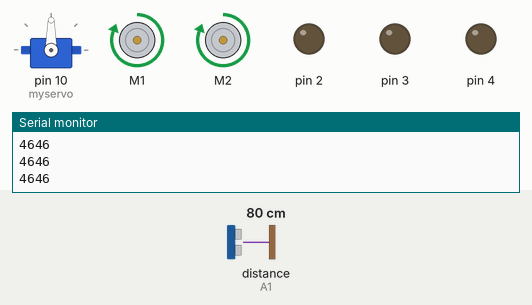
Recording of a sketch running on a simulated Arduino Uno, built with avr-gcc and run on an emulated ATmega328P. On the bench: servo, 2 × DC motor (green arrow = forward, orange = backward, longer = faster), output pins drawn as LEDs (lit = HIGH), the last lines printed to the serial monitor. Wiring (inferred from the names in the program): ultrasonic range finder: trigger A0; echo A1. The inputs (shaded band) are chosen by the test bench; at power-on: distance to the obstacle (sensor on A1) 80 cm. The echo pulse lasts 58.3 µs per cm; pins used as bus, display or sensor lines are not drawn.

Above: at 1.2 s.
1.3 s: distance to the obstacle (sensor on A1) set to 23 cm
2.8 s: distance to the obstacle (sensor on A1) set to 20 cm
At 4.6 s:
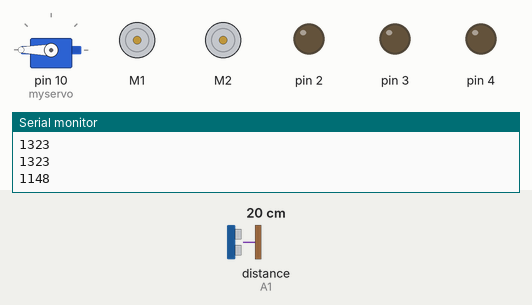
5.8 s: distance to the obstacle (sensor on A1) set to 35 cm
At 5.85 s:
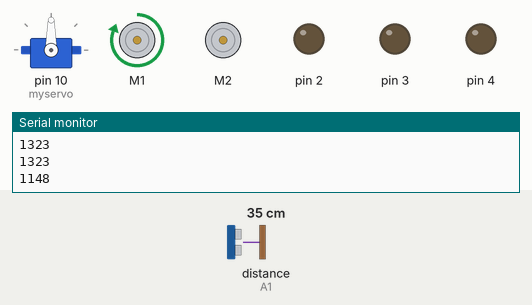
7.5 s: distance to the obstacle (sensor on A1) set to 2 cm
At 10.2 s:
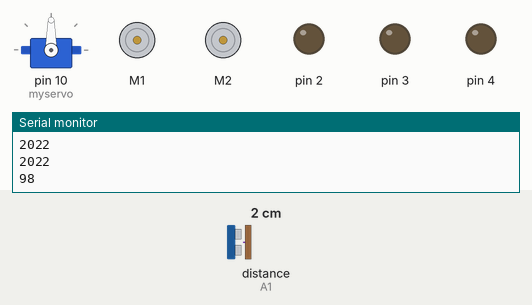
Timing chart, 0 to 11.5 s (numbered marks = the images above; inputs shaded):
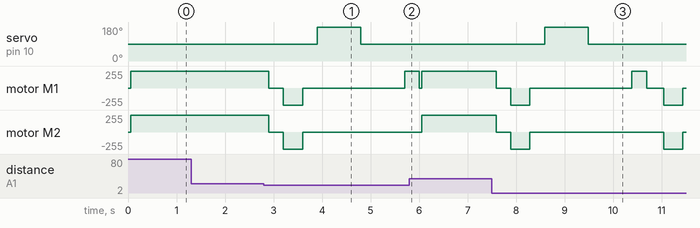

Measured:
- the behaviour switches between 22 and 21 cm on distance to the obstacle (sensor on A1) (found by bisection; images 0 and 1)
- after the input at 2.8 s, servo on pin 10 (myservo): 90° → 180° after 1.1 s, → 90° 0.90 s later; motor M1: forward 255/255 → stopped after 0.10 s, → backward 255/255 0.30 s later, → stopped 0.40 s later, → forward 255/255 2.1 s later; motor M2: forward 255/255 → stopped after 0.10 s, → backward 255/255 0.30 s later, → stopped 0.40 s later
- after the input at 5.8 s, servo on pin 10 (myservo): stays 90° (without the input it goes to 180° after 1.3 s)
- after the input at 7.5 s, servo on pin 10 (myservo): 90° → 180° after 1.1 s, → 90° 0.90 s later; motor M1: forward 255/255 → stopped after 0.08 s, → backward 255/255 0.30 s later, → stopped 0.40 s later, → forward 255/255 2.1 s later, … (7 changes in this stretch)

The sketch:

exp.ino
```cpp
#include <Servo.h>
#include <AFMotor.h>
int trigPin=A0;
int echoPin = A1;
AF_DCMotor motor1(1);
AF_DCMotor motor2(2);
Servo myservo;
int distance=100;
int speedSet=0;
void setup()
{
  myservo.attach(10);
   pinMode(1, OUTPUT);
   pinMode(2, OUTPUT);
   pinMode(3, OUTPUT);
   pinMode(4, OUTPUT);
   pinMode(trigPin, OUTPUT);
  pinMode(echoPin, INPUT);
  Serial.begin(9600);
  motor1.setSpeed(255);
  motor2.setSpeed(255);
}

void loop() {
  long duration, distance;
  pinMode(trigPin, OUTPUT);
  digitalWrite(trigPin, LOW);
  delayMicroseconds(2);
  digitalWrite(trigPin, HIGH);
  delayMicroseconds(10);
  digitalWrite(trigPin, LOW);
  pinMode(echoPin, INPUT);
  duration = pulseIn(echoPin, HIGH);
 distance = (duration/29)/2;
Serial.println(duration);
    int distanceRight = 0;
  int distanceLeft = 0;
  delay(50);

  if (distance <= 20)
  {
    moveStop();
    delay(300);
    moveBackward();
    delay(400);
    moveStop();
    delay(300);
    distanceRight = lookRight();
    delay(300);
    distanceLeft = lookLeft();
    delay(300);

    if (distanceRight >= distanceLeft)
    {
      turnRight();
      delay(300);
      moveStop();
    }
    else
    {
      turnLeft();
      delay(300);
      moveStop();
    }

  }
  else
  {
    moveForward();
  }
    }
    int lookLeft()
    {
      myservo.write(90);
      delay(500);
     int passdistanceL=getdistance();
      delay(100);
     return passdistanceL;
    }
    int lookRight()
    {
      myservo.write(180);
      delay(500);
      int passdistanceR=getdistance();
      delay(100);

      return passdistanceR;
    }
  void moveForward() {
   motor1.run(FORWARD);
   motor2.run(FORWARD);


}
void moveBackward() {
  motor1.run(BACKWARD);
  motor2.run(BACKWARD);

}
void moveStop(){
  motor1.run(RELEASE);
  motor2.run(RELEASE);
                     //wait after stopping
}

void turnLeft () {
 motor2.run(FORWARD);
 motor1.run(RELEASE);


}
void turnRight () {
  motor2.run(RELEASE);
  motor1.run(FORWARD);

}
int getdistance()
{
    long duration, distance;
  pinMode(trigPin, OUTPUT);
  digitalWrite(trigPin, LOW);
  delayMicroseconds(2);
  digitalWrite(trigPin, HIGH);
  delayMicroseconds(10);
  digitalWrite(trigPin, LOW);
  pinMode(echoPin, INPUT);
  duration = pulseIn(echoPin, HIGH);
 distance = (duration/2) / 29.1;
 return distance;
  }
```
